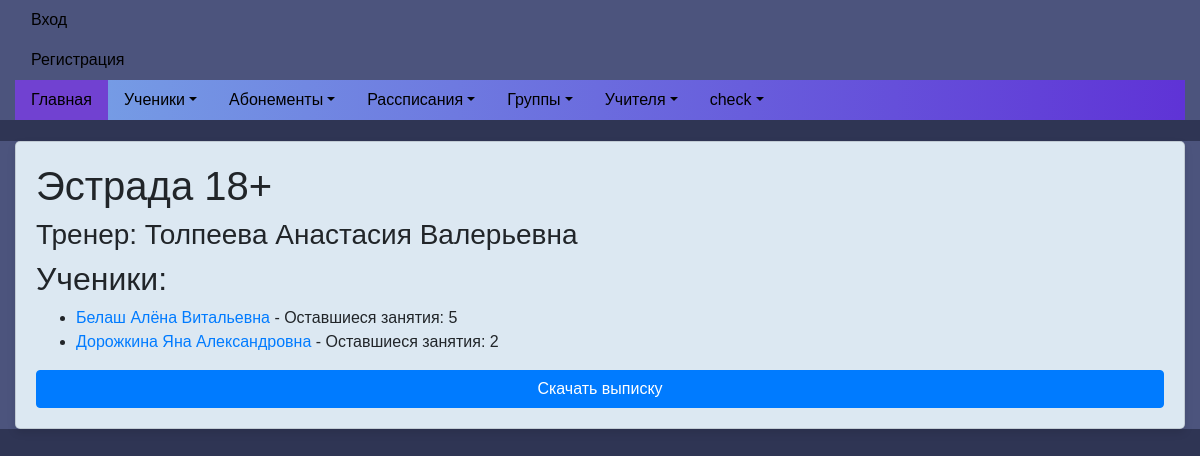
The page /group/17/ on the database as committed earlier.
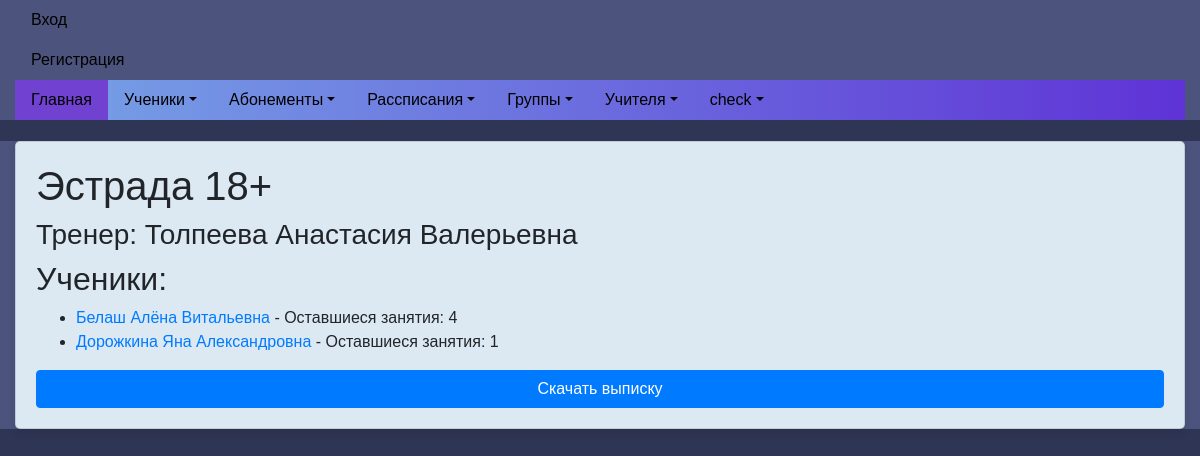
The same page on the database as committed later.
### myapp/models.py (models this page shows, shortened)
class Subscription(models.Model):
    group = models.ForeignKey(Group, on_delete=models.CASCADE)
    client = models.ForeignKey(Client, on_delete=models.CASCADE)
    coach = models.ForeignKey(Coach, on_delete=models.CASCADE)
    lessons_count = models.IntegerField()
    attendance = models.BooleanField(default=False)
    price = models.DecimalField(max_digits=10, decimal_places=2)  # Добавляем поле для стоимости абонемента
    comment = models.TextField(blank=True, null=True)
    button_highlighted = models.BooleanField(default=False)
    date = models.DateTimeField(auto_now_add=True)  # Добавляем поле для даты создания
    end_date = models.DateTimeField()  # Добавляем поле для даты окончания абонемента
    lesson_schedule = models.ForeignKey(LessonSchedule, on_delete=models.CASCADE)

class Client(models.Model):
    full_name = models.CharField(max_length=255)
    birth_date = models.DateField()
    phone_number = models.CharField(max_length=20)
    parent_name = models.CharField(max_length=255)
    address = models.CharField(max_length=255, default='Unknown Address')  # Add a default value here
    card_number = models.CharField(max_length=100, unique=True)
    group_obj = models.ForeignKey('Group', on_delete=models.SET_NULL, null=True, blank=True)
    date_joined = models.DateField()

### myapp/views.py (the view, shortened to what this page needs)
# urls.py: path('group/<int:pk>/', views.GroupDetailView.as_view(), name='group-detail'),
class GroupDetailView(DetailView):
    model = Group
    template_name = 'group_detail.html'
    context_object_name = 'group'

### myapp/models.py (called while the page is built)
    def __str__(self):
        return self.full_name

### myapp/templates/group_detail.html
{% extends 'base.html' %}
{% block content %}
<div class="container">
    <div class="card">
    <h1>{{ group.name }}</h1>
    <h3>Тренер: {{ group.coach }}</h3>
    <h2>Ученики:</h2>
    <ul>
        {% for subscription in group.subscription_set.all %}
            <li><a href="{% url 'view_client_profile' id=subscription.client.id %}">{{ subscription.client.full_name }}</a> - Оставшиеся занятия: {{ subscription.lessons_count }}</li>
        {% empty %}
            <li>В этой группе нет учеников</li>
        {% endfor %}
    </ul>
    <a href="{% url 'download_report' group.id %}" class="btn btn-primary">Скачать выписку</a>
    </div>
</div>
{% endblock %}

Rows that differ between the two databases and show on the page:
changed Subscription "Белаш Алёна Витальевна": lessons_count "5" → "4"
changed Subscription "Дорожкина Яна Александровна": lessons_count "2" → "1"
